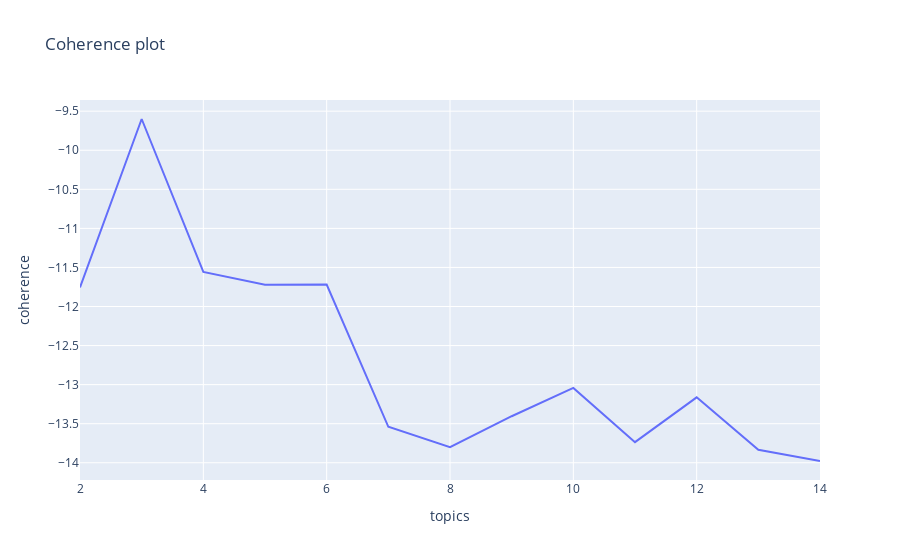

The notebook cell this image was saved under:
### Code cell
fig = px.line(post_ts_df, x='topics', y='coherence', title='Coherence plot')
fig.show()

### Figure 1 — Plotly figure (JSON) as saved in the notebook; plotly's stock layout.template omitted (floating-point values rounded to 4 significant figures)
{"data": [{"hovertemplate": "topics=%{x}<br>coherence=%{y}<extra></extra>", "legendgroup": "", "line": {"color": "#636efa", "dash": "solid"}, "marker": {"symbol": "circle"}, "mode": "lines", "name": "", "orientation": "v", "showlegend": false, "type": "scatter", "x": [2, 3, 4, 5, 6, 7, 8, 9, 10, 11, 12, 13, 14], "xaxis": "x", "y": [-11.76, -9.6, -11.56, -11.72, -11.72, -13.54, -13.8, -13.4, -13.04, -13.74, -13.16, -13.83, -13.98], "yaxis": "y"}], "layout": {"legend": {"tracegroupgap": 0}, "title": {"text": "Coherence plot"}, "xaxis": {"anchor": "y", "domain": [0, 1], "title": {"text": "topics"}}, "yaxis": {"anchor": "x", "domain": [0, 1], "title": {"text": "coherence"}}}}
